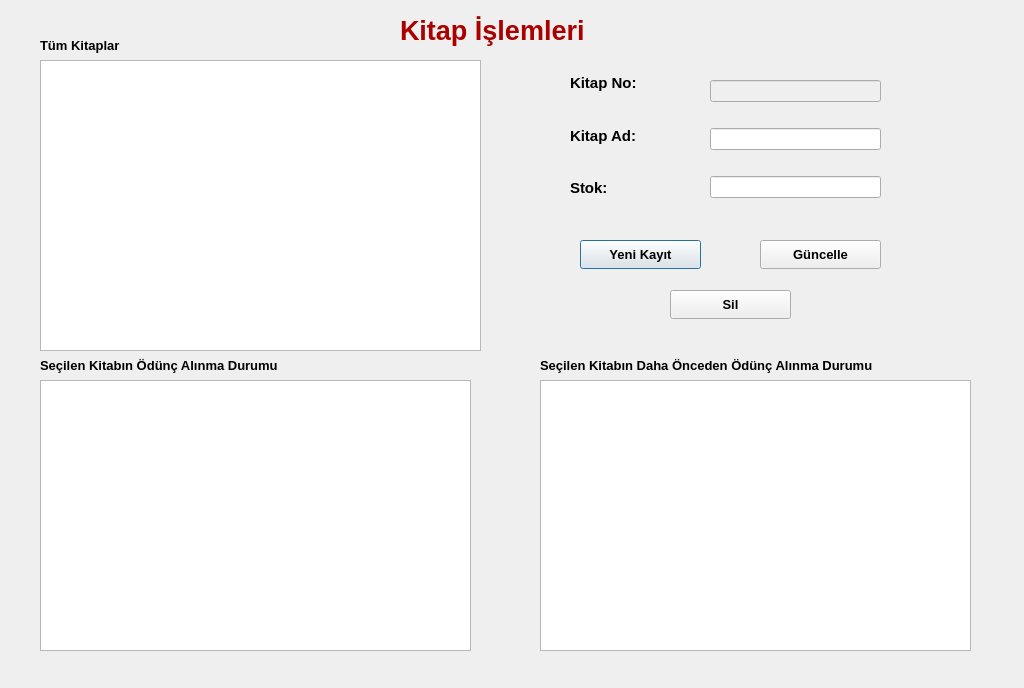
<?xml version="1.0" encoding="UTF-8"?>
<ui version="4.0">
 <class>kitap</class>
 <widget class="QDialog" name="kitap">
  <property name="geometry">
   <rect>
    <x>0</x>
    <y>0</y>
    <width>1024</width>
    <height>688</height>
   </rect>
  </property>
  <property name="windowTitle">
   <string>Dialog</string>
  </property>
  <widget class="QLabel" name="label">
   <property name="geometry">
    <rect>
     <x>400</x>
     <y>10</y>
     <width>251</width>
     <height>41</height>
    </rect>
   </property>
   <property name="palette">
    <palette>
     <active>
      <colorrole role="WindowText">
       <brush brushstyle="SolidPattern">
        <color alpha="255">
         <red>170</red>
         <green>0</green>
         <blue>0</blue>
        </color>
       </brush>
      </colorrole>
     </active>
     <inactive>
      <colorrole role="WindowText">
       <brush brushstyle="SolidPattern">
        <color alpha="255">
         <red>170</red>
         <green>0</green>
         <blue>0</blue>
        </color>
       </brush>
      </colorrole>
     </inactive>
     <disabled/>
    </palette>
   </property>
   <property name="font">
    <font>
     <pointsize>20</pointsize>
     <bold>true</bold>
    </font>
   </property>
   <property name="text">
    <string>Kitap İşlemleri</string>
   </property>
  </widget>
  <widget class="QLabel" name="label_2">
   <property name="geometry">
    <rect>
     <x>40</x>
     <y>30</y>
     <width>141</width>
     <height>31</height>
    </rect>
   </property>
   <property name="font">
    <font>
     <pointsize>10</pointsize>
     <bold>true</bold>
    </font>
   </property>
   <property name="text">
    <string>Tüm Kitaplar</string>
   </property>
  </widget>
  <widget class="QTableView" name="kitap_tw">
   <property name="geometry">
    <rect>
     <x>40</x>
     <y>60</y>
     <width>441</width>
     <height>291</height>
    </rect>
   </property>
  </widget>
  <widget class="QTableView" name="suan_tw">
   <property name="geometry">
    <rect>
     <x>40</x>
     <y>380</y>
     <width>431</width>
     <height>271</height>
    </rect>
   </property>
  </widget>
  <widget class="QTableView" name="once_tw">
   <property name="geometry">
    <rect>
     <x>540</x>
     <y>380</y>
     <width>431</width>
     <height>271</height>
    </rect>
   </property>
  </widget>
  <widget class="QLabel" name="label_3">
   <property name="geometry">
    <rect>
     <x>40</x>
     <y>350</y>
     <width>321</width>
     <height>31</height>
    </rect>
   </property>
   <property name="font">
    <font>
     <pointsize>10</pointsize>
     <bold>true</bold>
    </font>
   </property>
   <property name="text">
    <string>Seçilen Kitabın Ödünç Alınma Durumu</string>
   </property>
  </widget>
  <widget class="QLabel" name="label_4">
   <property name="geometry">
    <rect>
     <x>540</x>
     <y>350</y>
     <width>441</width>
     <height>31</height>
    </rect>
   </property>
   <property name="font">
    <font>
     <pointsize>10</pointsize>
     <bold>true</bold>
    </font>
   </property>
   <property name="text">
    <string>Seçilen Kitabın Daha Önceden Ödünç Alınma Durumu</string>
   </property>
  </widget>
  <widget class="QPushButton" name="kayit_btn">
   <property name="geometry">
    <rect>
     <x>580</x>
     <y>240</y>
     <width>121</width>
     <height>29</height>
    </rect>
   </property>
   <property name="font">
    <font>
     <pointsize>10</pointsize>
     <bold>true</bold>
    </font>
   </property>
   <property name="text">
    <string>Yeni Kayıt</string>
   </property>
  </widget>
  <widget class="QPushButton" name="guncelle_btn">
   <property name="geometry">
    <rect>
     <x>760</x>
     <y>240</y>
     <width>121</width>
     <height>29</height>
    </rect>
   </property>
   <property name="font">
    <font>
     <pointsize>10</pointsize>
     <bold>true</bold>
    </font>
   </property>
   <property name="text">
    <string>Güncelle</string>
   </property>
  </widget>
  <widget class="QPushButton" name="sil_btn">
   <property name="geometry">
    <rect>
     <x>670</x>
     <y>290</y>
     <width>121</width>
     <height>29</height>
    </rect>
   </property>
   <property name="font">
    <font>
     <pointsize>10</pointsize>
     <bold>true</bold>
    </font>
   </property>
   <property name="text">
    <string>Sil</string>
   </property>
  </widget>
  <widget class="QWidget" name="layoutWidget">
   <property name="geometry">
    <rect>
     <x>570</x>
     <y>60</y>
     <width>141</width>
     <height>151</height>
    </rect>
   </property>
   <layout class="QVBoxLayout" name="verticalLayout">
    <item>
     <widget class="QLabel" name="label_5">
      <property name="font">
       <font>
        <pointsize>11</pointsize>
        <bold>true</bold>
       </font>
      </property>
      <property name="text">
       <string>Kitap No:</string>
      </property>
     </widget>
    </item>
    <item>
     <widget class="QLabel" name="label_6">
      <property name="font">
       <font>
        <pointsize>11</pointsize>
        <bold>true</bold>
       </font>
      </property>
      <property name="text">
       <string>Kitap Ad:</string>
      </property>
     </widget>
    </item>
    <item>
     <widget class="QLabel" name="label_7">
      <property name="font">
       <font>
        <pointsize>11</pointsize>
        <bold>true</bold>
       </font>
      </property>
      <property name="text">
       <string>Stok:</string>
      </property>
     </widget>
    </item>
   </layout>
  </widget>
  <widget class="QWidget" name="layoutWidget">
   <property name="geometry">
    <rect>
     <x>710</x>
     <y>60</y>
     <width>171</width>
     <height>161</height>
    </rect>
   </property>
   <layout class="QVBoxLayout" name="verticalLayout_2">
    <item>
     <widget class="QLineEdit" name="kitap_no">
      <property name="enabled">
       <bool>false</bool>
      </property>
     </widget>
    </item>
    <item>
     <widget class="QLineEdit" name="kitap_ad"/>
    </item>
    <item>
     <widget class="QLineEdit" name="stok"/>
    </item>
   </layout>
  </widget>
 </widget>
 <resources/>
 <connections/>
</ui>
